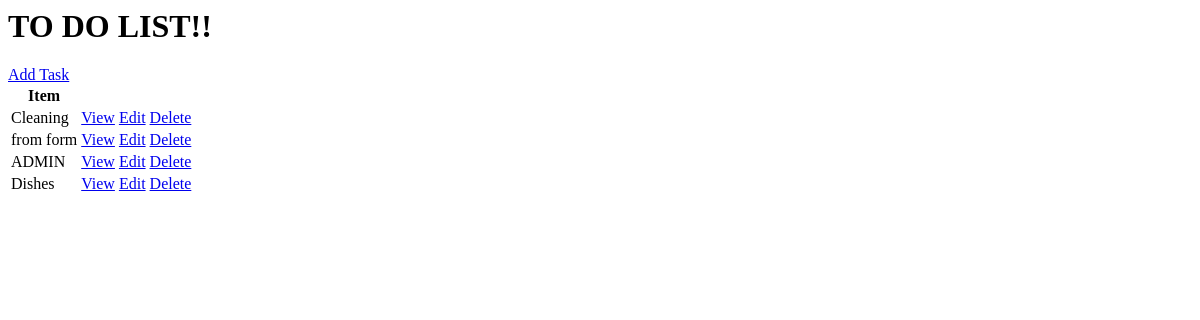
Before: / with the older database file.
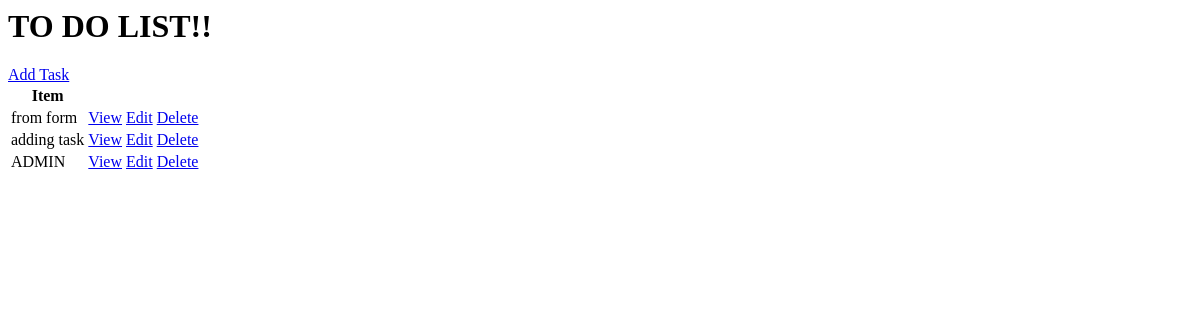
After: the same page with the newer database file.
### base/models.py (models this page shows, shortened)
class Task(models.Model):
    user = models.ForeignKey(User, on_delete=models.CASCADE, null=True, blank=True)
    title = models.CharField(max_length=200)
    description = models.TextField(null=True, blank=True)
    complete = models.BooleanField(default=False)
    created = models.DateTimeField(auto_now_add=True)
    class Meta:
        ordering = ['complete']

### base/views.py (the view)
# urls.py: path("", TaskList.as_view(), name="tasks"),
class TaskList(ListView):
    model = Task
    context_object_name = "tasks"

### base/templates/base/task_list.html
<h1>TO DO LIST!!</h1>
<a href="{% url 'task-create' %}">Add Task</a>
<table>
    <tr>
        <th>Item</th>
        <th></th>
    </tr>
    {% for task in tasks %}
    <tr>
        <td>{{task.title}}</td>
        <td><a href="{% url 'task' task.id %}">View</a></td>
        <td><a href="{% url 'task-update' task.id %}">Edit</a></td>
        <td><a href="{% url 'task-delete' task.id %}">Delete</a></td>
    </tr>
    {% empty %}
    <h3>No items in list</h3>
    {% endfor %}
</table>

Changed rows visible on the page:
removed Task: title "Cleaning"
removed Task: title "Dishes"
added Task: title "adding task"
